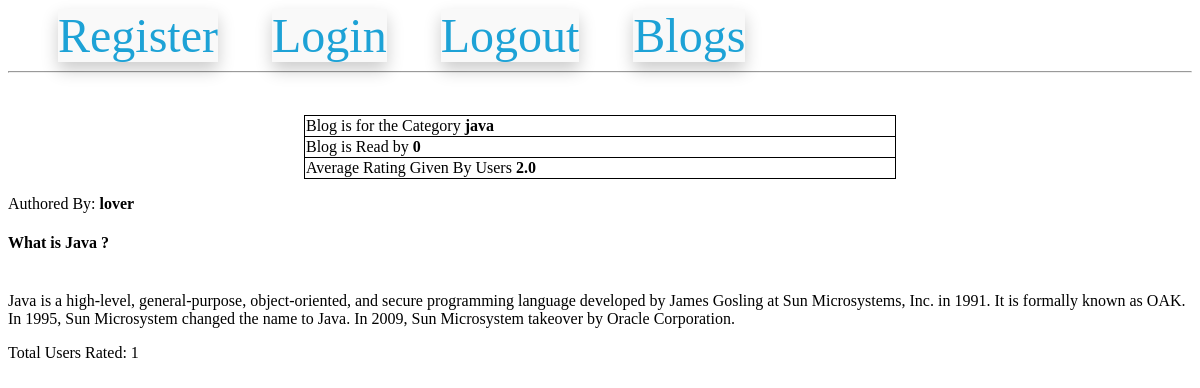
Page /blogDetail/2/lover/java (signed in) on the committed database.
### models.py (models this page shows, shortened)
class BlogModel(db.Model):
    id = db.Column(db.Integer,primary_key=True)
    category_id = db.Column(db.Integer,db.ForeignKey('category_master.category_id'), nullable=False)
    blog_user_id = db.Column(db.Integer,db.ForeignKey('users.id'), nullable=True)
    blog_text = db.Column(db.Text, nullable=False)
    blog_creation_date = db.Column(db.DateTime)
    blog_read_count = db.Column(db.Integer, default=0)
    blog_rating_count = db.Column(db.Integer, default=0)

class UserModel(UserMixin,db.Model):
    __tablename__ = 'users'
    id = db.Column(db.Integer, primary_key=True)
    email = db.Column(db.String(100), unique=True)
    username = db.Column(db.String(100))
    password_hash = db.Column(db.String(250))

### routes.py (the view, shortened to what this page needs)
@app.route('/blogDetail/<int:blog_id>/<string:username>/<string:category>', methods=['GET','POST'])
@login_required
def blog_detail(blog_id, username, category):
    blog = BlogModel.query.get(blog_id)
    if request.method == 'GET':
        if current_user.id != blog.blog_user_id:
            blog.blog_read_count = blog.blog_read_count + 1
            db.session.commit()
        rating = db.session.query(func.avg(BlogComment.blog_rating)).filter(BlogComment.blog_id == int(blog_id)).first()[0]
        return render_template('/blog_detail.html',blog=blog, rating=rating, author=username,category=category)

### models.py (called while the page is built)
@login.user_loader
def load_user(id):
    return UserModel.query.get(int(id))

### templates/blog_detail.html (shortened to what this page needs)
{% extends 'base.html' %}
{% block content %}
<br>
<center>
    <form method="POST" action="">
        <p>
            <table style="width: 50%;">
                <tr>
                    <td style='width: 80%;'>
                        Blog is for the Category <b>{{ category }}</b>
                    </td>
                </tr>
                <tr>
                    <td style='width: 80%;'>
                        Blog is Read by <b>{{ blog.blog_read_count }}</b>
                    </td>
                </tr>
                <tr>
                    <td style='width: 80%;'>
                        Average Rating Given By Users <b>{{ rating }}</b>
                    </td>
                </tr>
            </table>
        </p>
</center>
Authored By: <b> {{ author }}</b>
<p>
    {{ blog.blog_text|safe }}
</p>
<p>
    Total Users Rated: {{ blog.blog_rating_count }}
</p>
{% endblock %}

### templates/blog_detail.html (style rules this page uses)
table,tr { border: 1px solid black; border-radius: 12px; border-collapse: collapse; }

### rows in the picture
BlogModel: blog_read_count "0", blog_text "What is Java ? Java is a high-level, general-purpose, object-oriented, and secure programming language developed by James Gosling at Sun Microsystems, Inc. in 1991. It is formally known as OAK. In 1995, Sun Microsystem changed the name to Java. In 2009, Sun Microsystem takeover by Oracle Corporation.", blog_rating_count "1"
UserModel: username "lover"

### other values in the picture
{{ category }} "java"
{{ rating }} "2.0"
